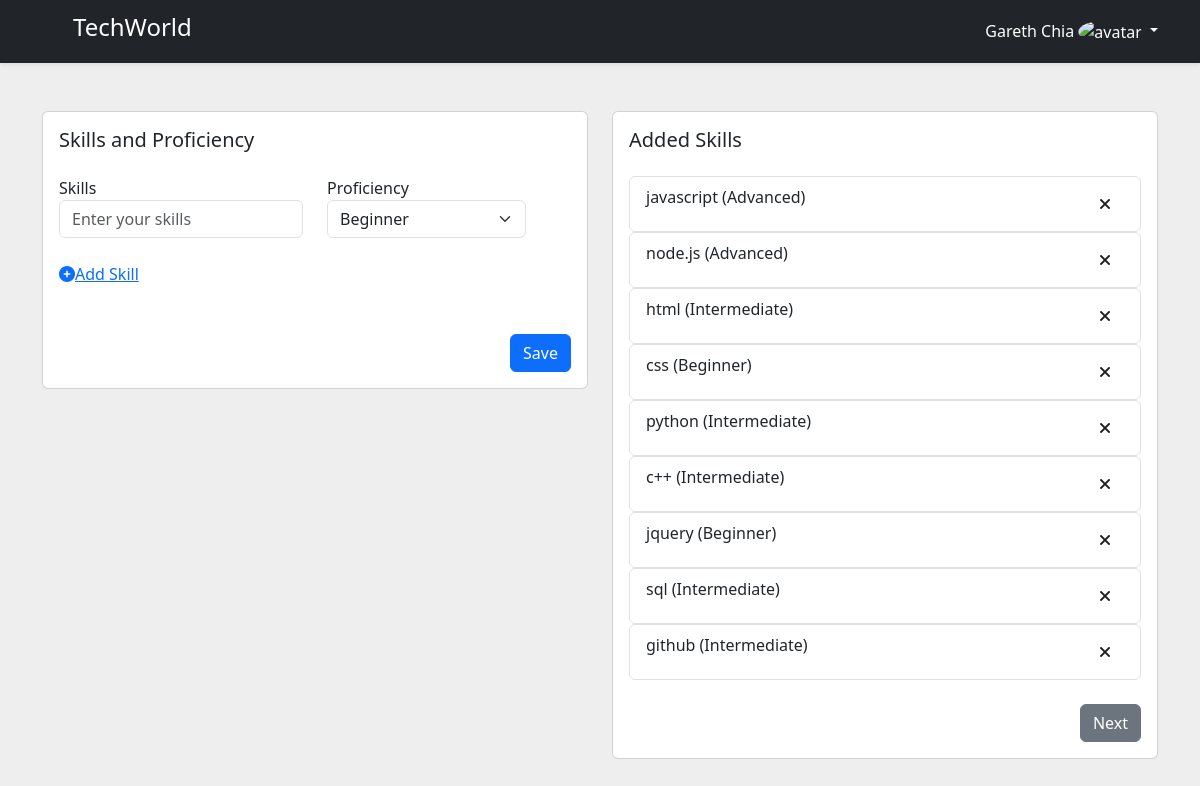
Page /addSkill (signed in) on the committed database.
### tables this page shows
CREATE TABLE Accounts (
    account_id INTEGER PRIMARY KEY AUTOINCREMENT,
    userid INTEGER,
    First_name VARCHAR(50) NOT NULL,
    Last_name VARCHAR(50) NOT NULL,
    date_of_birth TEXT NOT NULL, -- Format: YYYY-MM-DD
    gender TEXT, 
    FOREIGN KEY (userid) REFERENCES Users(user_id)
);

CREATE TABLE Skills (
    skill_id INTEGER PRIMARY KEY AUTOINCREMENT,
    account_id INTEGER,
    skills VARCHAR(50) NOT NULL,
    proficiency TEXT NOT NULL,
    FOREIGN KEY (account_id) REFERENCES Accounts(account_id)
);

### app.py (the view, shortened to what this page needs)
@app.route("/addSkill", methods=["GET", "POST"])
def addSkill():
    if authenticated():
        if request.method == "GET":
            conn = get_db_connection()
            about = about_content()
            account_id = session["user_id"]
            print(account_id)
            skills = conn.execute(
                "SELECT skill_id, skills, proficiency FROM Skills WHERE account_id = ?",
                (account_id,),
            ).fetchall()
            conn.close()
            return render_template(
                "addSkill.html", skills=skills, about=about, admin=is_admin()
            )
    else:
        return redirect(url_for("login"))

### app.py (called while the page is built)
def get_db_connection():
    BASE_DIR = os.path.dirname(os.path.abspath(__file__))
    db_path = os.path.join(BASE_DIR, "database.db")
    conn = sqlite3.connect(db_path)
    conn.row_factory = sqlite3.Row
    return conn

def authenticated():
    if "user_id" in session:
        return True
    else:
        return False

def is_admin():
    if "user_id" in session:
        user_id = session["user_id"]
        conn = get_db_connection()
        query = "SELECT is_admin FROM Users WHERE user_id = ?"
        is_admin = conn.execute(query, (user_id,)).fetchone()[0]
        conn.close()
        if is_admin == "True":
            return True
        else:
            return False
    else:
        return False

def about_content():
    db = get_db_connection()
    account_id = session["user_id"]
    query = "SELECT A.First_name, A.Last_name, A.date_of_birth, A.gender, U.email FROM Accounts A JOIN Users U ON A.userid = U.user_id WHERE A.userid = ?"
    user = db.execute(query, (account_id,)).fetchall()
    db.close()
    return user

### templates/addSkill.html (shortened to what this page needs)
<!DOCTYPE html>
<html lang="en">
<head>
    <link href="../static/css/addSkill.css" rel="stylesheet" />
    <link href="https://cdn.jsdelivr.net/npm/bootstrap@5.3.1/dist/css/bootstrap.min.css" rel="stylesheet"
 />
    <link rel="stylesheet" href="https://cdnjs.cloudflare.com/ajax/libs/font-awesome/6.4.2/css/all.min.css">
</head>
</head>
<body>
    <section style="background-color: #eee;">
        <header data-bs-theme="dark">
            <div class="navbar navbar-dark bg-dark shadow-sm">
                <div class="container">
                    <a href="/home" class="navbar-brand d-flex align-items-center">
                        <h4>TechWorld</h4>
                    </a>
                    <div class="dropdown text-end">
                        <a href="#" class="d-block link-body-emphasis text-decoration-none dropdown-toggle"
                            data-bs-toggle="dropdown" aria-expanded="false">
                            {% for user in about %}
                            {{user['First_name']}} {{user['Last_name']}}
                            {% endfor %}
                            <img src="https://mdbcdn.b-cdn.net/img/Photos/new-templates/bootstrap-chat/ava3.webp"
                                alt="avatar" width="42" height="42" class="rounded-circle img-fluid">
                        </a>
                    </div>
                </div>
        </header>
        <div class="container min-vh-100">
            <div class="row">
                <div class="col-md-6">
                    <div class="card mt-5">
                        <div class="card-body">
                            <h5 class="card-title mb-4">Skills and Proficiency</h5>
                            <form id="skills-form" action="/addSkill" method="POST">
                                <div class="skills-container">
                                    <div class="row skill-row">
                                        <div class="col-md-6">
                                            <div class="form-group mb-4">
                                                <label for="skills">Skills</label>
                                                <input type="text" class="form-control" name="skills[]"
                                                    placeholder="Enter your skills" required/>
                                            </div>
                                        </div>
                                        <div class="col-md-5">
                                            <div class="form-group mb-4">
                                                <label for="proficiency">Proficiency</label>
                                                <select class="form-select" name="proficiency[]" required>
                                                    <option>Beginner</option>
                                                </select>
                                            </div>
                                        </div>
                                        <div class="col-md-1 text-center">
                                        </div>
                                    </div>
                                </div>
                                <div class="form-group mb-4">
                                    <div class="col-sm-12">
                                        <div class="row">
                                            <a id="add_skill" href="#!"><i class="fa fa-plus-circle"></i><span
                                                    class="add-skill-label" id="add">Add Skill</span></a>
                                        </div>
                                    </div>
                                </div>
                                <div class="mt-5 d-flex justify-content-end">
                                    <button type="submit" class="btn btn-primary profile-button">
                                        Save
                                    </button>
                                </div>
                            </form>
                        </div>
                    </div>
                </div>
                <div class="col-md-6">
                    <div class="card mt-5">
                        <div class="card-body">
                            <h5 class="card-title mb-4">Added Skills</h5>
                            {% for skill_id, skill, proficiency in skills %}
                            <form method="POST" action="/deleteSkill" class="delete-skill-form">
                                <div class="list-group flex-grow-1">
                                    <div class="list-group-item ">
                                        {{ skill }} ({{ proficiency }})
                                        <button type="submit" class="btn btn-link text-dark float-end"
                                            onclick="return confirm('Are you sure you want to delete?')">
                                            <i class="fa fa-times"></i>
                                        </button>
                                    </div>
                                </div>
                            </form>
                            {% endfor %}
                            <br/>
                            {% if skills | length > 0 %}
                            <a href="/addExperience" style="padding-left: 5px; float: right;">
                                <button class="btn btn-secondary ml-2" type="button">
                                    Next
                                </button>
                            </a>
                            {% endif %}
                        </div>
                    </div>
                </div>
            </div>
        </div>
    </section>
</body>
</html>

### static/css/addSkill.css (style rules this page uses)
body { background: #E2E2DC; }
.profile-button { background: #ADD8E6; box-shadow: none; border: none; color: black; }

### templates/addSkill.html (style rules this page uses)
h4 { padding-left: 31px; }

### rows in the picture
Accounts: First_name "Gareth", Last_name "Chia"
Skills: skills "javascript", proficiency "Advanced"
Skills: skills "node.js", proficiency "Advanced"
Skills: skills "html", proficiency "Intermediate"
Skills: skills "css", proficiency "Beginner"
Skills: skills "python", proficiency "Intermediate"
Skills: skills "c++", proficiency "Intermediate"
Skills: skills "jquery", proficiency "Beginner"
Skills: skills "sql", proficiency "Intermediate"
Skills: skills "github", proficiency "Intermediate"
